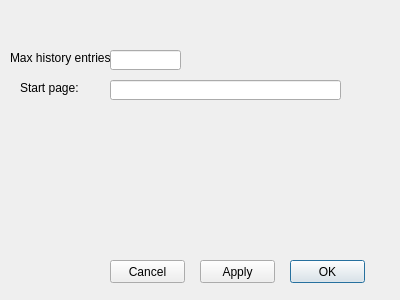
<?xml version="1.0" encoding="UTF-8"?>
<ui version="4.0">
 <class>SettingsDialog</class>
 <widget class="QDialog" name="SettingsDialog">
  <property name="geometry">
   <rect>
    <x>0</x>
    <y>0</y>
    <width>400</width>
    <height>300</height>
   </rect>
  </property>
  <property name="windowTitle">
   <string>Dialog</string>
  </property>
  <widget class="QPushButton" name="okButton">
   <property name="geometry">
    <rect>
     <x>290</x>
     <y>260</y>
     <width>75</width>
     <height>23</height>
    </rect>
   </property>
   <property name="text">
    <string>OK</string>
   </property>
  </widget>
  <widget class="QPushButton" name="applyButton">
   <property name="geometry">
    <rect>
     <x>200</x>
     <y>260</y>
     <width>75</width>
     <height>23</height>
    </rect>
   </property>
   <property name="text">
    <string>Apply</string>
   </property>
  </widget>
  <widget class="QPushButton" name="cancelButton">
   <property name="geometry">
    <rect>
     <x>110</x>
     <y>260</y>
     <width>75</width>
     <height>23</height>
    </rect>
   </property>
   <property name="text">
    <string>Cancel</string>
   </property>
  </widget>
  <widget class="QLineEdit" name="maxHistoryEntriesEdit">
   <property name="geometry">
    <rect>
     <x>110</x>
     <y>50</y>
     <width>71</width>
     <height>20</height>
    </rect>
   </property>
   <property name="text">
    <string/>
   </property>
  </widget>
  <widget class="QLabel" name="historyLabel">
   <property name="geometry">
    <rect>
     <x>10</x>
     <y>50</y>
     <width>101</width>
     <height>16</height>
    </rect>
   </property>
   <property name="text">
    <string>Max history entries:</string>
   </property>
  </widget>
  <widget class="QLineEdit" name="startPageEdit">
   <property name="geometry">
    <rect>
     <x>110</x>
     <y>80</y>
     <width>231</width>
     <height>20</height>
    </rect>
   </property>
   <property name="text">
    <string/>
   </property>
  </widget>
  <widget class="QLabel" name="startPageLabel">
   <property name="geometry">
    <rect>
     <x>20</x>
     <y>80</y>
     <width>101</width>
     <height>16</height>
    </rect>
   </property>
   <property name="text">
    <string>Start page:</string>
   </property>
  </widget>
 </widget>
 <resources/>
 <connections/>
</ui>
